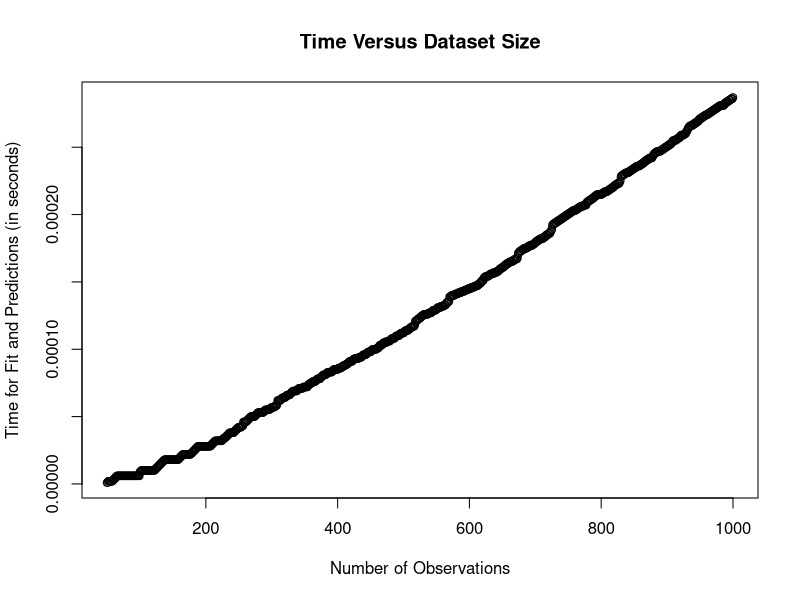

This figure's R source:
library(class)
library(data.table)

#generate some artificial data
sample = data.frame(replicate(10,sample(0:1,1000,rep=TRUE)))

#define function that receives observation and predicts using a fake model
predict = function(data){
  #grab the observations
  obs_predict = data[nrow(data),]
  obs_train = data[1:nrow(data)-1,]
  
  # Start the clock!
  ptm <- proc.time()
  
  #fit and predict
  model <- knn(obs_train[,-10],obs_predict[,-10],cl=obs_train$X10,k=10)
  
  # Stop the clock
  runtime = proc.time() - ptm
  elapsed_time = runtime[3]

  return(elapsed_time)
}

#define function that sends the obvs
stream = function(data,min_n){
  summed_time = 0
  time_list = numeric(0)
  for(i in min_n:nrow(data)){
    #getting prediction time
    elapsed_time = predict(data[0:i,])
    summed_time = summed_time + elapsed_time
    #adding the time to a list
    average_time = summed_time/nrow(data)
    time_list[i] = average_time
  }
  return(time_list)
}

#specify min number of observations to start with. Make sure its > k
min_n = 50

#get the results
results = data.frame(stream(sample,min_n))

#plot the results
plot(seq(min_n,nrow(results)),results[min_n:nrow(results),1],
     xlab = "Number of Observations", ylab = "Time for Fit and Predictions (in seconds)",
     main = "Time Versus Dataset Size")
